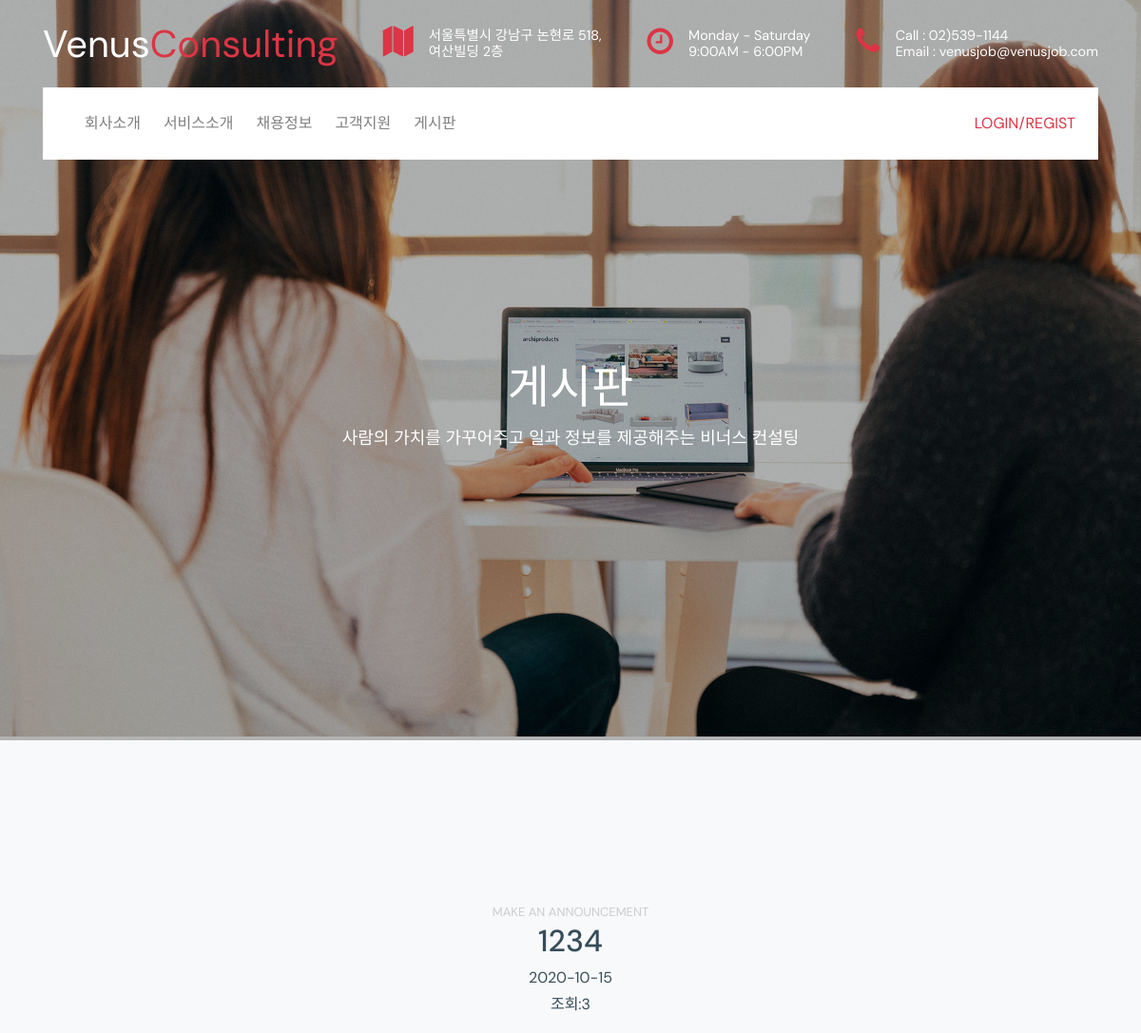
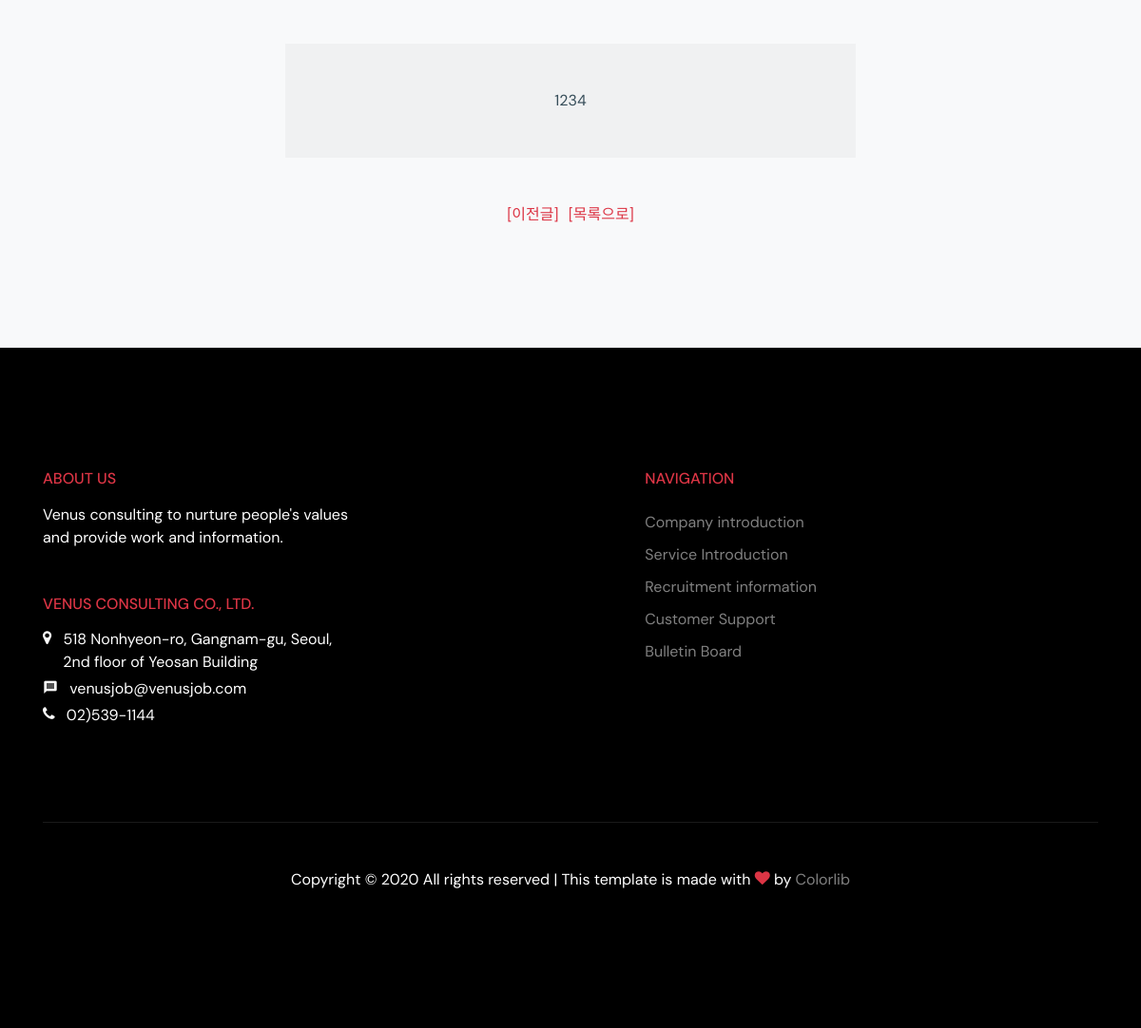
Page /notice_read.php?num=7 on the committed database (2 pictures, top to bottom).
### tables this page shows
CREATE TABLE IF NOT EXISTS `notice` (
  `noticeNum` int(11) NOT NULL AUTO_INCREMENT,
  `title` varchar(255) NOT NULL,
  `content` text NOT NULL,
  `hit` int(11) NOT NULL,
  `date` date NOT NULL,
  PRIMARY KEY (`noticeNum`)
);

### db/jhDbcon.php (called while the page is built, shortened)
<?php
$maria_connect = mysqli_connect('localhost', 'sstyler7', 'hyukfamilly1!!', 'sstyler7');
$maria_connect -> set_charset("utf8");
function mq($sql){
  global $maria_connect;
  return $maria_connect->query($sql);
}

### notice_read.php (the view, shortened to what this page needs)
<?php
    include_once('header.php');
    include_once('./db/jhDbcon.php');
?>
       <div class="ftco-blocks-cover-1">
            <div class="site-section-cover overlay " data-stellar-background-ratio="0.5 " style="background-image: url('static/img/hero_1.jpg') ">
                <div class="container ">
                    <div class="row align-items-center justify-content-center text-center ">
                        <div class="col-md-8 mt-5 pt-5 ">
                            <h1 class="mb-3 ">게시판</h1>
                            <p>사람의 가치를 가꾸어주고 일과 정보를 제공해주는 비너스 컨설팅</p>
                        </div>
                    </div>
                </div>
            </div>
        </div>
        <div class="site-section bg-light text-center">
            <div id='board'>
                <?php
                     $num = $_GET['num'];
                     $sql = mq("select * from notice where noticeNum='".$num."'");
                     $board = $sql->fetch_array();
                     $hit = $board['hit'];
                     $hitUpdate=$hit+1;
                ?>
                <div class="row justify-content-center mt-2 mb-5">
                    <div id="news" class="col-md-8 mt-5 text-center heading-section ftco-animate fadeInUp ftco-animated">
                        <span class="subtitle">MAKE AN ANNOUNCEMENT</span>
                        <h2><?php echo $board['title'];?></h2>
                        <p class='mb-1'><?php echo $board['date'];?></p>
                        <p class='mb-3'>조회:<?php echo $hitUpdate;?></p>
                    </div>
                </div>
                <div id="board_read">
                    <div id="bo_content" class="col-md-6 m-auto p-5" style="background-color:#00000008;">
                        <?php echo nl2br("$board[content]"); ?>
                    </div>
                    <?php
                        $pre = $num-1;
                    ?>
                    <div id="bo_ser" class="mt-5">
                        <ul>
                            <?php
                                if($pre>=1){
                                    echo "<li><a href='./notice_read.php?num=".$pre."#board'>[이전글]</a></li>";
                                }
                            ?>
                            <li><a href="./notice_board.php">[목록으로]</a></li>
                        </ul>
                    </div>
                </div>
            </div>
        </div>
<?php
    include_once('footer.php');
?>

### static/css/origin/style.css (style rules this page uses)
html { overflow-x: hidden; }
body { line-height: 1.7; color: #364d59 !important; font-weight: 300; font-size: 1rem; }
a { -webkit-transition: .3s all ease; -o-transition: .3s all ease; transition: .3s all ease; text-decoration: none; }
h1, h2, h3, h4, h5, .h1, .h2, .h3, .h4, .h5 { font-weight: 300; color: #364d59; }
.site-section { padding: 2.5em 0; }
@media (min-width: 768px) { .site-section { padding: 5em 0; } }
.site-section-cover { position: relative; background-size: cover; background-repeat: no-repeat; background-position: center center; }
.site-section-cover, .site-section-cover .container { position: relative; z-index: 2; }
.site-section-cover, .site-section-cover .container>.row { padding: 9rem 0; }
.site-section-cover.overlay { position: relative; }
.site-section-cover.overlay:before { position: absolute; content: ""; top: 0; left: 0; right: 0; bottom: 0; background: rgba(0, 0, 0, 0.3); z-index: 1; }
.site-section-cover h1 { font-size: 3rem; color: #fff; line-height: 1; }
.site-section-cover p { font-size: 18px; color: #fff; }
.site-section { padding: 7rem 0; }
.bg-light { background-color: #f6f5f5 !important; }
.subtitle { font-size: 13px; text-transform: uppercase; color: #ccc; }
html { font-family: "Noto Sans KR", sans-serif; }
body, ul, li { margin: 0; padding: 0; list-style: none; }
a { color: inherit; text-decoration: none; }
.row::after { content: ""; display: block; clear: both; }

### notice_read.php (style rules this page uses)
#bo_ser > ul >li { display:inline-block; zoom:1; display:inline; padding:3px; }

### rows in the picture
notice: title "1234", date "2020-10-15", hit "3", content "1234"
